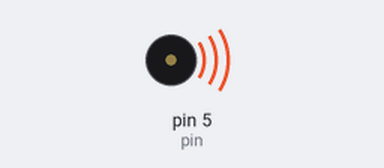
Recording of a sketch running on a simulated Arduino Uno, built with avr-gcc and run on an emulated ATmega328P. Shown: buzzer (waves = sounding).

Above: at 0.1 s.
Timing chart, 0 to 1.6 s (numbered marks = the images above):
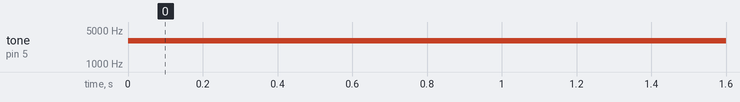

The sketch:

Mini_Project_4_Basic_Buzzer_Template.ino
```cpp
//                        Mini Project: Basic Buzzer
// 1. This code should make the buzzer play a note. Try to change the frequency and see what happens.

// 2. After that, try to use the noTone()command to end your song after 5 seconds. Hint: You have to use setup().


//                            Things to Rememeber:

// delay(milliseconds): Countinues the current action for a certain amount of milliseconds      ||     1000 milliseconds = 1 second
// tone(pin, frequency): Takes in the pin and then the frequency to play a certain note
// noTone(pin): This simply ends your song/buzz
// pinMode(pin, OUPUT/INPUT): makes a pin  an INPUT or OUTPUT.

// Int format:            int variableName = number;

// Setup Runs Once
// Loop never stops running
// declare variables that are used in both functions outside of them


int pin = 5;
int frequency = 3000;

void setup()
{
  pinMode(pin,OUTPUT); //Makes the pin an OUTPUT
}

void loop()
{
  //  Play a note at any frequency and see happens when you change it. P.S only go between 50 and 13000.
  tone(pin,frequency);
}
```

Measured:
- by itself, tone on pin 5 (pin): silent → 3000 Hz at 0.00 s
